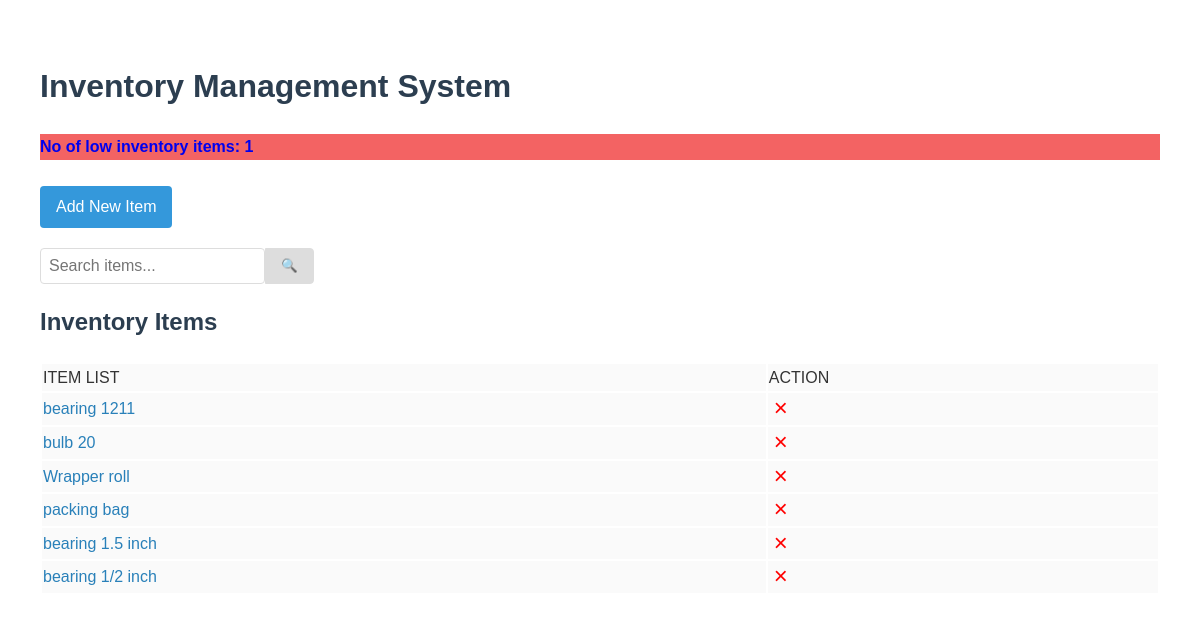
Before: / with the older database file.
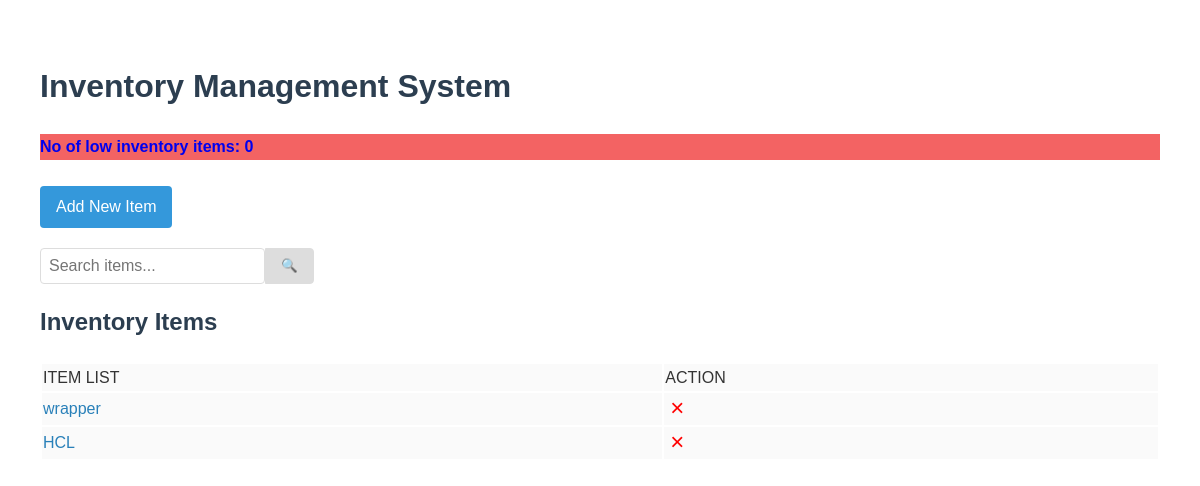
After: the same page with the newer database file.
### tables this page shows
CREATE TABLE items
                     (id INTEGER PRIMARY KEY AUTOINCREMENT,
                      name TEXT UNIQUE,
                      item_type TEXT,
                      item_unit TEXT,
                      minimum_inventory REAL,
                      current_inventory REAL check(current_inventory >= 0) default 0,
                      init_inventory_pm REAL,
                      updated_at TIMESTAMP DEFAULT CURRENT_TIMESTAMP,
                      custom_fields TEXT);

### app.py (the view)
@app.route('/')
def index():
    conn = get_db_connection()
    c = conn.cursor()
    search_term = request.args.get('search', '').lower()
    query = 'SELECT id, name, minimum_inventory, current_inventory FROM items'
    if search_term:
        query += ' WHERE LOWER(name) LIKE ?'
        c.execute(query, (f'%{search_term}%',))
    else:
        c.execute(query)
    items = c.fetchall()
    c.execute('SELECT COUNT(*) FROM items WHERE minimum_inventory >= current_inventory')
    no_of_low_inv_item = c.fetchone()
    conn.close()
    return render_template('index.html', items=items , no_of_low_inv_item = no_of_low_inv_item, search_term=search_term)

### app.py (called while the page is built)
@app.context_processor
def inject_datetime():
    return {'datetime': datetime}

def get_db_connection():
    conn = sqlite3.connect(DATABASE)
    conn.execute("PRAGMA foreign_keys = ON")
    return conn

### templates/index.html (shortened to what this page needs)
{% extends "base.html" %}
{% block content %}
    <h1>Inventory Management System</h1>
    <div class="inventory status" style="background-color: rgb(243, 99, 99);">
        <h4><a href = "{{ url_for('low_inventory_list') }}">No of low inventory items: <b>{{no_of_low_inv_item[0]}}</a></b></h4>
    </div>
    <a href="{{ url_for('add_item') }}" class="btn">Add New Item</a>
    <form method="GET" action="{{ url_for('index') }}" class="search-container">
        <div class="search-input-container">
            <input type="text" name="search" id="searchInput"
                   placeholder="Search items..." class="search-input"
                   value="{{ search_term }}">
        </div>
        <button type="submit" class="search-btn">🔍</button>
    </form>
    <h2>Inventory Items</h2>
    <table class="item-table">
        <tr>
            <td> ITEM LIST  </td>
            <td>ACTION</td>
        </tr>
        {% for item in items %}
            <tr  class="item-row">
               <td> <a href="{{ url_for('item_form', item_id=item[0]) }}">{{ item[1] }}</a>  </td>
               <td>
                    <form method="POST" action="{{ url_for('delete_item', item_id=item[0]) }}"
                              onsubmit="return confirm('Are you sure you want to delete this entry?');">
                            <button type="submit" class="delete-btn">×</button>
                    </form>
               </td>
            </tr>
        {% endfor %}
        </table>
{% endblock %}

### templates/base.html (shortened to what this page needs)
<!DOCTYPE html>
<html lang="en">
<head>
    <link rel="stylesheet" href="{{ url_for('static', filename='style.css') }}">
</head>
<body>
    <div class="container">
        {% block content %}{% endblock %}
    </div>
</body>
</html>

### static/style.css (style rules this page uses)
body { font-family: Arial, sans-serif; line-height: 1.6; margin: 0; padding: 20px; color: #333; }
a { text-decoration: none; }
.container { max-width: 1200px; margin: 0 auto; padding: 20px; }
h1, h2, h3 { color: #2c3e50; }
.btn { display: inline-block; padding: 8px 16px; background-color: #3498db; color: white; text-decoration: none; border-radius: 4px; border: none; cursor: pointer; margin: 5px 0; }
.item-table { list-style: none; padding: 0; width: 100%; }
.item-table tr { padding: 10px; margin: 5px 0; background-color: #f9f9f9d8; border-radius: 4px; }
.item-table td a { text-decoration: none; color: #2980b9; }
.search-container { margin: 15px 0; display: flex; }
.search-input-container { position: relative; }
.search-input { padding: 8px 15px; border: 1px solid #ddd; border-radius: 4px 0 0 4px; width: 300px; font-size: 16px; }
.search-btn { padding: 8px 15px; background: #ddd; border: 1px solid #ddd; border-radius: 0 4px 4px 0; cursor: pointer; }
.delete-btn { background: none; border: none; color: red; font-size: 1.5em; cursor: pointer; padding: 0 5px; }
input[type="text"], input[type="number"], input[type="date"], select, textarea { width: 100%; padding: 8px; border: 1px solid #ddd; border-radius: 4px; box-sizing: border-box; }

Changed rows visible on the page:
removed items: name "bearing 1211"
removed items: name "bulb 20"
removed items: name "Wrapper roll"
removed items: name "packing bag"
removed items: name "bearing 1.5 inch"
removed items: name "bearing 1/2 inch"
added items: name "wrapper"
added items: name "HCL"
Other visible differences:
{{ no_of_low_inv_item[0] }}: "1" → "0"
